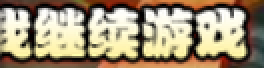
#> input picture assets/resource/base/image/navigation/panels/daily-pause-caption.png, 132 x 34 px (shown 2 times larger)
$ python -i import_navigation_library.py   (imports and definitions only)
#> lines starting #> are read from the running program, lines starting #| are printed output that depends on the picture
"""Import real navigation crops from ZaoMengScript; never import user recordings.

This is an offline development tool. The installed agent uses only the emitted
Maa nodes, graph and images, and never needs the source project or Pillow.
"""
import argparse
from copy import deepcopy
import hashlib
from io import BytesIO
import json
from pathlib import Path, PurePosixPath

from PIL import Image, ImageDraw


ROOT = Path(__file__).resolve().parents[1]


def write_json(path, value):
    path.parent.mkdir(parents=True, exist_ok=True)
    path.write_text(json.dumps(value, ensure_ascii=False, indent=2) + '\n', encoding='utf8', newline='\n')


# [10 lines left out: function inside, not called in this run]


def import_library(source, destination):
    source = Path(source).resolve() / 'assets/assistant'
    captures = source / 'captures'
    manifest_path, graph_path = captures / 'manifest.json', source / 'navigation.json'
    manifest = json.loads(manifest_path.read_text(encoding='utf-8-sig'))
    original = json.loads(graph_path.read_text(encoding='utf-8-sig'))
    width, height = original['width'], original['height']
    size = (width * 720 // min(width, height), height * 720 // min(width, height))
    scale = size[0] / width, size[1] / height
    frames = {item['id']: item for item in manifest['assets'] if item['role'] == 'client_frame'}
    pixels = {}
    privacy = json.loads((Path(__file__).with_name('navigation_privacy_masks.json')).read_text(encoding='utf8'))
    if privacy['version'] != 1 or privacy['base'] != list(size):
        raise ValueError('请重新审阅当前图片尺寸的隐私遮挡清单。')

    # [24 lines left out: functions frame, rectangle, not called in this run]

    converted = {}
    for item in manifest['crops']:
        original_crop = inside(captures, item['path']).read_bytes()
        if hashlib.sha256(original_crop).hexdigest() != item['sha256']:
            raise ValueError('源裁剪素材校验失败：'+item['id'])
        x, y, w, h = rectangle(item['bbox'])
        crop = frame(item['parent_asset']).crop((x, y, x + w, y + h))
        relative = Path('navigation') / item['path']
        target = destination / 'assets/resource/base/image' / relative
        target.parent.mkdir(parents=True, exist_ok=True)
        crop.save(target)
        converted[item['id']] = dict(id=item['id'], name=item['name'], path=relative.as_posix(),
            bbox=[x, y, w, h], source_bbox=item['bbox'], source_sha256=item['sha256'],
            sha256=hashlib.sha256(target.read_bytes()).hexdigest(), parent=item['parent_asset'],
            role=item['role'], action_policy=item.get('action_policy', 'recognize_only'))
        converted[item['id']]['redacted'] = any(x < rx+rw and rx < x+w and y < ry+rh and ry < y+h
            for rx,ry,rw,rh in privacy['frames'].get(item['parent_asset'],{}).get('boxes',[]))

    pause_box = [638, 343, 132, 34]
    pause_relative = 'navigation/panels/daily-pause-caption.png'
    pause_path = destination / 'assets/resource/base/image' / pause_relative
    pause_path.parent.mkdir(parents=True, exist_ok=True)
    x, y, w, h = pause_box
    frame('capture-daily-expanded-client').crop((x, y, x+w, y+h)).save(pause_path)
    write_json(destination / 'agent/data/navigation/pause-sources.json', [dict(
        source='capture-daily-expanded-client', source_sha256=frames['capture-daily-expanded-client']['sha256'],
        base=list(size), bbox=pause_box, path=pause_relative,
        sha256=hashlib.sha256(pause_path.read_bytes()).hexdigest())])
    pause_recognition = dict(type='TemplateMatch', param=dict(template=[
        'bounty-candle/pause.png', 'bounty-candle/pause-cloudy.png', pause_relative], threshold=.9,
        roi=[300,300,550,120]))
    pipeline, probes, missing = {}, {}, {}
    for key, definition in original['probes'].items():
        name = 'Nav_Probe_' + key
        if 'reference' not in definition:
            detector = definition['detector']
            if detector == 'navigation_paused':
                recognition = deepcopy(pause_recognition)
            elif detector == 'hub_scene':
                # Reuse the new project's verified character-map detector.
                # This does not restore the retired Sumeru noticeboard route.
                recognition = dict(type='TemplateMatch', param=dict(template='任务.png'))
            elif detector == 'daily_menu_scene':
                # Both controls are outside the pause caption. The state also
                # excludes paused_overlay, so resuming can locate this menu
                # without requiring a machine-local detector.
                parts = []
                for key_name in ('daily_expanded_arhat', 'daily_expanded_arena'):
                    asset = converted[original['probes'][key_name]['reference']]
                    parts.append(dict(recognition=dict(type='TemplateMatch', param=dict(
                        template=asset['path'], roi=asset['bbox'], threshold=.94))))
                recognition = dict(type='And', param=dict(all_of=parts))
            elif detector == 'home_label':
                # Official named screenshots identify this exact Buddha
                # landmark as Sumeru. Match the user's current pixels rather
                # than shipping an old annotated web screenshot or a blind XY.
                asset = converted['capture-world-sumeru-entry']
                recognition = dict(type='TemplateMatch', param=dict(
                    template=asset['path'], roi=asset['bbox'], threshold=.94))
            else:
                missing[key] = detector
                continue
        else:
            asset = converted[definition['reference']]
            if asset['redacted']:
                raise ValueError('导航探针不能使用个人信息区域：'+key)
            recognition = dict(type='TemplateMatch', param=dict(template=asset['path'],
                roi=asset['bbox'], method=definition.get('method', 5), threshold=definition.get('threshold', .94)))
        pipeline[name] = dict(recognition=recognition, action=dict(type='DoNothing'), next=[], post_delay=0)
        probes[key] = [name]
        if 'color_guard' in definition:
            guard = deepcopy(definition['color_guard'])
            x, y, _w, _h = rectangle(guard['roi'])
            guard['roi'] = [x, y, 2, 2]
            asset = converted[definition['reference']]
            sample_image = frame(asset['parent'])
            sample = [sample_image.getpixel((left, top)) for left in range(x, x+2) for top in range(y, y+2)]
            guard['lower'] = [max(0, min(p[c] for p in sample) - 18) for c in range(3)]
            guard['upper'] = [min(255, max(p[c] for p in sample) + 18) for c in range(3)]
            guard_name = name + '_Color'
            pipeline[guard_name] = dict(recognition=dict(type='ColorMatch', param=guard),
                action=dict(type='DoNothing'), next=[], post_delay=0)
            probes[key].append(guard_name)

    raw_nodes = {item['id']: item for item in original['nodes']}
    nodes, unavailable = [], {}
    for item in original['nodes']:
        absent = [p for p in item['recognition'] + item.get('exclude', []) if p not in probes]
        if absent:
            unavailable[item['id']] = absent
            continue
        nodes.append(dict(id=item['id'], label=item['label'],
            recognition=[n for p in item['recognition'] for n in probes[p]],
            exclude=[probes[p][0] for p in item.get('exclude', [])], obscures=[]))
    ids = {node['id'] for node in nodes}
    for node in nodes:
        hidden, pending = set(), list(raw_nodes[node['id']].get('obscures', []))
        while pending:
            ident = pending.pop()
            if ident not in hidden:
                hidden.add(ident)
                pending.extend(raw_nodes[ident].get('obscures', []))
        node['obscures'] = sorted(hidden & ids)
    # The original hub required machine-local calibration. The current task
    # icon provides a packaged, generic map guard for entering/closing panels.
    def state_id(ident):
        return 'task_map' if ident == 'hub' else ident
    for node in nodes:
        node['id'] = state_id(node['id'])
        node['obscures'] = [state_id(ident) for ident in node['obscures']]
        if node['id'] == 'task_map':
            node['label'] = '人物与主线地图'
    ids = {node['id'] for node in nodes}
    edges = []
    for index, item in enumerate(original['edges']):
        source_id, target_id = state_id(item['source']), state_id(item['target'])
        if source_id not in ids or target_id not in ids or any(s['probe'] not in probes for s in item['steps']):
            continue
        # The old noticeboard remains recognizable/closable, but never becomes
        # a route into a bounty. Accepted quests use the current task panel.
        if item['target'] == 'bounty_board':
            continue
        sequence = [(p, False, 0) for p in next(n for n in nodes if n['id'] == source_id)['recognition']]
        for step in item['steps']:
            if step['click'] and 'reference' in original['probes'][step['probe']]:
                if converted[original['probes'][step['probe']]['reference']]['action_policy'] == 'recognize_only':
                    raise ValueError('只读素材不能作为点击动作：' + step['probe'])
            sequence += [(p, False, 0) for p in probes[step['probe']][1:]]
            sequence.append((probes[step['probe']][0], step['click'], step.get('post_delay', 300)))
        names = [f'Nav_Edge_{index:03d}_{i:02d}' for i in range(len(sequence))]
        for i, (probe, click, delay) in enumerate(sequence):
            node = deepcopy(pipeline[probe])
            node.update(next=names[i+1:i+2], timeout=item['timeout_ms'], post_delay=delay)
            if click:
                node['action'] = dict(type='Click', param=dict(target=True))
                if source_id != 'profile_sell':
                    node['recognition'] = dict(type='And', param=dict(all_of=[
                        dict(recognition=node['recognition']), 'Result_NoRevivePrompt'], box_index=0))
            pipeline[names[i]] = node
        edge = {k: deepcopy(item[k]) for k in ('id', 'source', 'target', 'label', 'cost', 'timeout_ms')}
        edge.update(source=source_id, target=target_id, entry=names[0], max_attempts=2)
        edges.append(edge)
    # The source library's pause wording differs from the current project's
    # standard pause caption. Both caption and menu controls must match before
    # restoring this known menu; no blind click on an unknown paused screen.
    pipeline['Nav_ResumeDaily'] = dict(recognition=dict(type='And', param=dict(all_of=[
        dict(recognition=deepcopy(pause_recognition)),
        dict(recognition=deepcopy(pipeline['Nav_Probe_daily_menu_scene']['recognition'])),
        'Result_NoRevivePrompt'], box_index=0)),
        action=dict(type='Click', param=dict(target=True)), next=[], timeout=10000, post_delay=350)
    edges.append(dict(id='daily_expanded__resume', source='daily_expanded', target='daily_menu',
        label='恢复已确认的日常活动菜单', entry='Nav_ResumeDaily', cost=1, timeout_ms=10000, max_attempts=2))
    graph = dict(version=1, targets=['world'], nodes=nodes, edges=edges,
        max_steps=30, max_seconds=120, settle_ms=300, locate_attempts=3)
    write_json(destination / 'agent/data/navigation/graph.json', graph)
    resources_path = destination / 'agent/data/navigation/resources.json'
    resources = json.loads(resources_path.read_text(encoding='utf8')) if resources_path.exists() else dict(version=1, pipelines=[])
    resources['pipelines'] = list(dict.fromkeys(['navigation.json', 'battle_outcomes.json', *resources['pipelines']]))
    write_json(resources_path, resources)
    write_json(destination / 'agent/data/navigation/source-catalog.json', original)
    write_json(destination / 'agent/data/navigation/library.json', dict(version=1, base=list(size),
        source_project='ZaoMengScript', source_manifest_sha256=hashlib.sha256(manifest_path.read_bytes()).hexdigest(),
        source_graph_sha256=hashlib.sha256(graph_path.read_bytes()).hexdigest(),
        source_node_count=len(original['nodes']), source_edge_count=len(original['edges']),
        source_probe_count=len(original['probes']), assets=list(converted.values()),
        privacy_masks={ident:entry['boxes'] for ident,entry in privacy['frames'].items()},
        unavailable=unavailable, missing_detectors=missing,
        notice='游戏画面版权归4399及相关权利人；素材来自用户提供的真实截图，仅作界面识别参考，候选路径仍需实机验证。'))
    write_json(destination / 'assets/resource/base/pipeline/navigation.json', pipeline)
    # Native fixtures have no Windows title bar, and use the exact runtime size.
    for ident, item in frames.items():
        target = destination / 'tests/fixtures/navigation' / Path(item['path']).name
        target.parent.mkdir(parents=True, exist_ok=True)
        frame(ident).save(target)
    print(f'已迁移 {len(converted)} 份素材，{len(nodes)} 个可定位界面、{len(edges)} 条候选路径。')


# [91 lines left out: functions import_task_panel, import_outcomes, not called in this run]


# [13 lines not run here, left out]

>>> import cv2
>>> picture = cv2.imread('../assets/resource/base/image/navigation/panels/daily-pause-caption.png', cv2.IMREAD_GRAYSCALE)
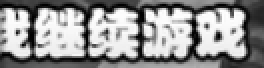
#> picture: shape (34, 132) (shown 2 times larger); min 0, max 255, mean 147.1
>>> result = import_library(picture, 'out.png')
#> (the run stopped early here; a loop or call above may not have finished)

$ run again, on assets/resource/base/image/bounty-candle/candle-title.png
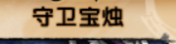
#> input picture assets/resource/base/image/bounty-candle/candle-title.png, 176 x 44 px
#> `picture = cv2.imread('../assets/resource/base/image/navigation/panels/..`:
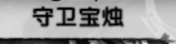
#> picture: shape (44, 176); min 0, max 232, mean 153
